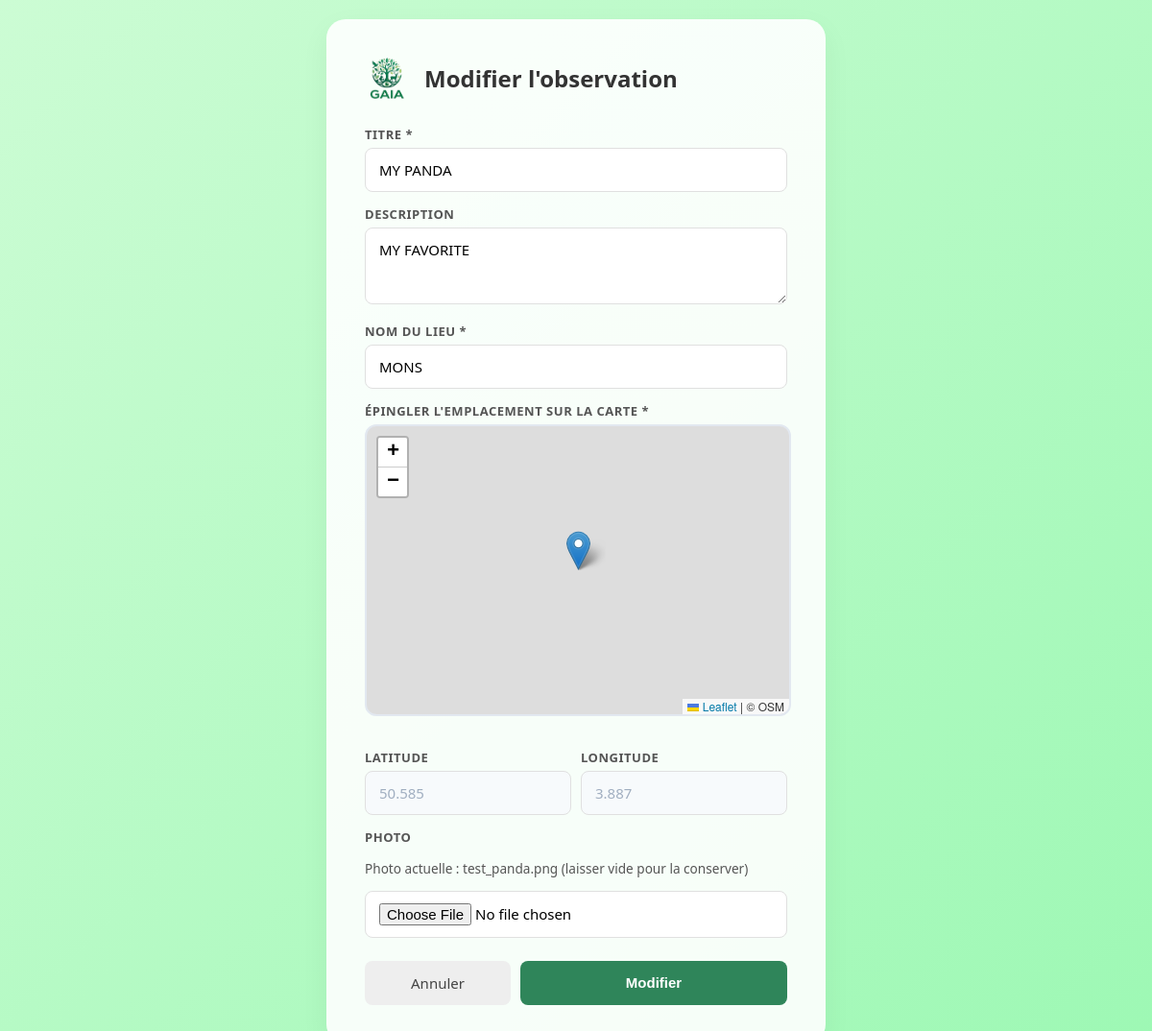
The page /post/1/edit (signed in) on the database its author committed.
### tables this page shows
CREATE TABLE Posts (
    Id INTEGER PRIMARY KEY AUTOINCREMENT,
    Titre text NOT NULL ,
    Description TEXT,
    Commentaire TEXT ,
    Date TIMESTAMP NOT NULL,
    Localisation TEXT NOT NULL,
    Latitude REAL NOT NULL,
    Longitude REAL NOT NULL,
    Badges INTEGER ,
    Username TEXT NOT NULL,
    Photo TEXT NOT NULL,
    is_verified INTEGER DEFAULT 0
);

### app/routes/main.py (the view, shortened to what this page needs)
@main_bp.route("/post/<int:post_id>/edit", methods=["GET", "POST"])
@login_required
def edit_post(post_id):
    db = get_db()
    post = db.execute(
        "SELECT Id, Titre, Description, Localisation, Latitude, Longitude, Photo, Username FROM Posts WHERE Id = ?",
        (post_id,),
    ).fetchone()
    if post is None:
        flash("Post introuvable.")
        return redirect(url_for("main.index"))
    if current_user.Username != post["Username"] and current_user.Role != "Admin":
        flash("Action non autorisée.")
        return redirect(url_for("main.index"))
    return render_template("publish.html", post=post)

### app/__init__.py (called while the page is built)
def create_app():
    app = Flask(__name__)
    app.config["SECRET_KEY"] = os.environ.get("SECRET_KEY", "Gaia")
    login_manager = LoginManager()
    login_manager.init_app(app)
    login_manager.login_view = "auth.login"
    @login_manager.user_loader
    def load_user(user_id):
        from app.db import get_db
        from app.models import User
        db = get_db()
        user = db.execute("SELECT * FROM Users WHERE Id = ?", (user_id,)).fetchone()
        if user:
            return User(user["Id"], user["Username"], user["Email"], user["Role"])
        return None
    app.teardown_appcontext(close_db)
    from app.routes.auth import auth_bp
    from app.routes.main import main_bp
    app.register_blueprint(main_bp)
    app.register_blueprint(auth_bp)
    with app.app_context():
        db = get_db()
        init_schema(db)
        init_animals()
    return app

### app/db.py (called while the page is built)
def get_db():
    if "db" not in g:
        g.db = sqlite3.connect(DATABASE, detect_types=sqlite3.PARSE_DECLTYPES)
        g.db.row_factory = sqlite3.Row
    return g.db

### app/templates/publish.html (shortened to what this page needs)
<!doctype html>
<html lang="fr">
    <head>
        <link
            rel="stylesheet"
            href="https://unpkg.com/leaflet@1.9.4/dist/leaflet.css"
        />
        <link
            rel="stylesheet"
            href="{{ url_for('static', filename='css/publish.css') }}"
        />
    </head>
    <body>
        <div class="container">
            <div class="header">
                <img
                    src="{{ url_for('static', filename='Logo.png') }}"
                    alt="GAIA Logo"
                    onerror="this.style.display = 'none'"
                />
                <h1>{{ "Modifier l'observation" if post else "Nouvelle observation" }}</h1>
            </div>
            <form method="post" enctype="multipart/form-data">
                <div class="suggestions-container">
                    <label for="Titre">Titre *</label>
                    <input
                        type="text"
                        id="Titre"
                        name="Titre"
                        placeholder="Ex: Renard roux"
                        value="{{ post.Titre if post else '' }}"
                        autocomplete="off"
                        required
                    />
                </div>
                <label for="Description">Description</label>
                <textarea
                    id="Description"
                    name="Description"
                    placeholder="Décrivez votre observation..."
                >{{ post.Description if post else '' }}</textarea>
                <label for="Localisation">Nom du lieu *</label>
                <input
                    type="text"
                    id="Localisation"
                    name="Localisation"
                    placeholder="Ex: Forêt de Soignes"
                    value="{{ post.Localisation if post else '' }}"
                    required
                />
                <label>Épingler l'emplacement sur la carte *</label>
                <div id="map-picker"></div>
                <div class="coords">
                    <div>
                        <label for="Latitude">Latitude</label>
                        <input
                            type="number"
                            id="Latitude"
                            name="Latitude"
                            step="any"
                            placeholder="Auto-rempli"
                            value="{{ post.Latitude if post else '' }}"
                            readonly
                            required
                        />
                    </div>
                    <div>
                        <label for="Longitude">Longitude</label>
                        <input
                            type="number"
                            id="Longitude"
                            name="Longitude"
                            step="any"
                            placeholder="Auto-rempli"
                            value="{{ post.Longitude if post else '' }}"
                            readonly
                            required
                        />
                    </div>
                </div>
                <label for="Photo">Photo {% if not post %}*{% endif %}</label>
                {% if post and post.Photo %}
                <p style="font-size:0.85em; color:#555;">Photo actuelle : {{ post.Photo }} (laisser vide pour la conserver)</p>
                {% endif %}
                <input
                    type="file"
                    id="Photo"
                    name="Photo"
                    accept="image/*"
                    {{ 'required' if not post else '' }}
                />
                <div class="button-group">
                    <a href="{{ url_for('main.index') }}" class="btn-back"
                        >Annuler</a
                    >
                    <button type="submit">{{ "Modifier" if post else "Publier" }}</button>
                </div>
            </form>
        </div>
    </body>
</html>

### app/static/css/publish.css (style rules this page uses)
body { display: flex; align-items: center; justify-content: center; min-height: 100vh; margin: 0; padding: 20px; background: linear-gradient(135deg, #ccfcd4 0%, #9df8b4 100%); font-family: "Segoe UI", Tahoma, Geneva, Verdana, sans-serif; box-sizing: border-box; }
.container { background-color: rgba(255, 255, 255, 0.9); padding: 40px; border-radius: 20px; box-shadow: 0 10px 30px rgba(0, 0, 0, 0.05); width: 100%; max-width: 520px; box-sizing: border-box; }
.header { display: flex; align-items: center; gap: 14px; margin-bottom: 28px; }
.header img { width: 48px; height: auto; }
h1 { font-size: 1.5rem; font-weight: 600; color: #333; margin: 0; }
label { display: block; font-size: 13px; font-weight: 600; color: #555; margin-bottom: 5px; margin-top: 14px; text-transform: uppercase; letter-spacing: 0.04em; }
input[type="text"], input[type="number"], textarea, input[type="file"] { width: 100%; padding: 12px 14px; border: 1px solid #e0e0e0; border-radius: 8px; background-color: #fff; font-size: 15px; font-family: inherit; box-sizing: border-box; outline: none; transition: border-color 0.2s; }
textarea { resize: vertical; min-height: 80px; }
.coords { display: flex; gap: 10px; }
.coords > div { flex: 1; }
.button-group { display: flex; gap: 10px; margin-top: 24px; }
button[type="submit"] { flex: 2; padding: 13px; border: none; border-radius: 8px; background-color: #2f855a; color: white; font-size: 15px; font-weight: 600; cursor: pointer; transition: background 0.2s; }
.btn-back { flex: 1; padding: 13px; border: none; border-radius: 8px; background-color: #eee; color: #444; font-size: 15px; font-weight: 500; cursor: pointer; text-decoration: none; text-align: center; transition: background 0.2s; }
#map-picker { height: 300px; width: 100%; border-radius: 12px; margin-bottom: 20px; border: 2px solid #e2e8f0; cursor: crosshair; }
.suggestions-container { position: relative; width: 100%; }
.coords input[readonly] { background-color: #f7fafc; color: #a0aec0; cursor: not-allowed; }

### rows shown on the page
Posts: Titre "MY PANDA", Description "MY FAVORITE", Localisation "MONS", Latitude "50.585", Longitude "3.887", Photo "test_panda.png"

### other values the page prints
{{ "Modifier l'observation" if post else "Nouvelle observation" }} "Modifier l'observation"
{{ "Modifier" if post else "Publier" }} "Modifier"
